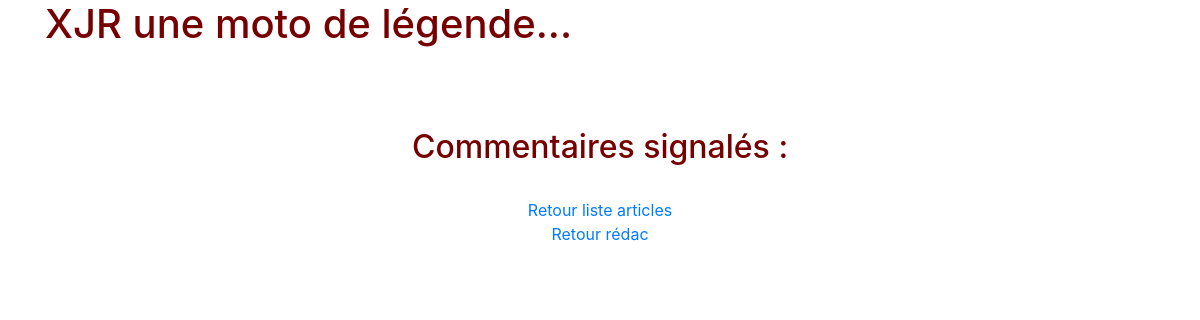
Page /index.php?action=getCommentAdmin&signalement=1 (signed in) on the earlier database version.
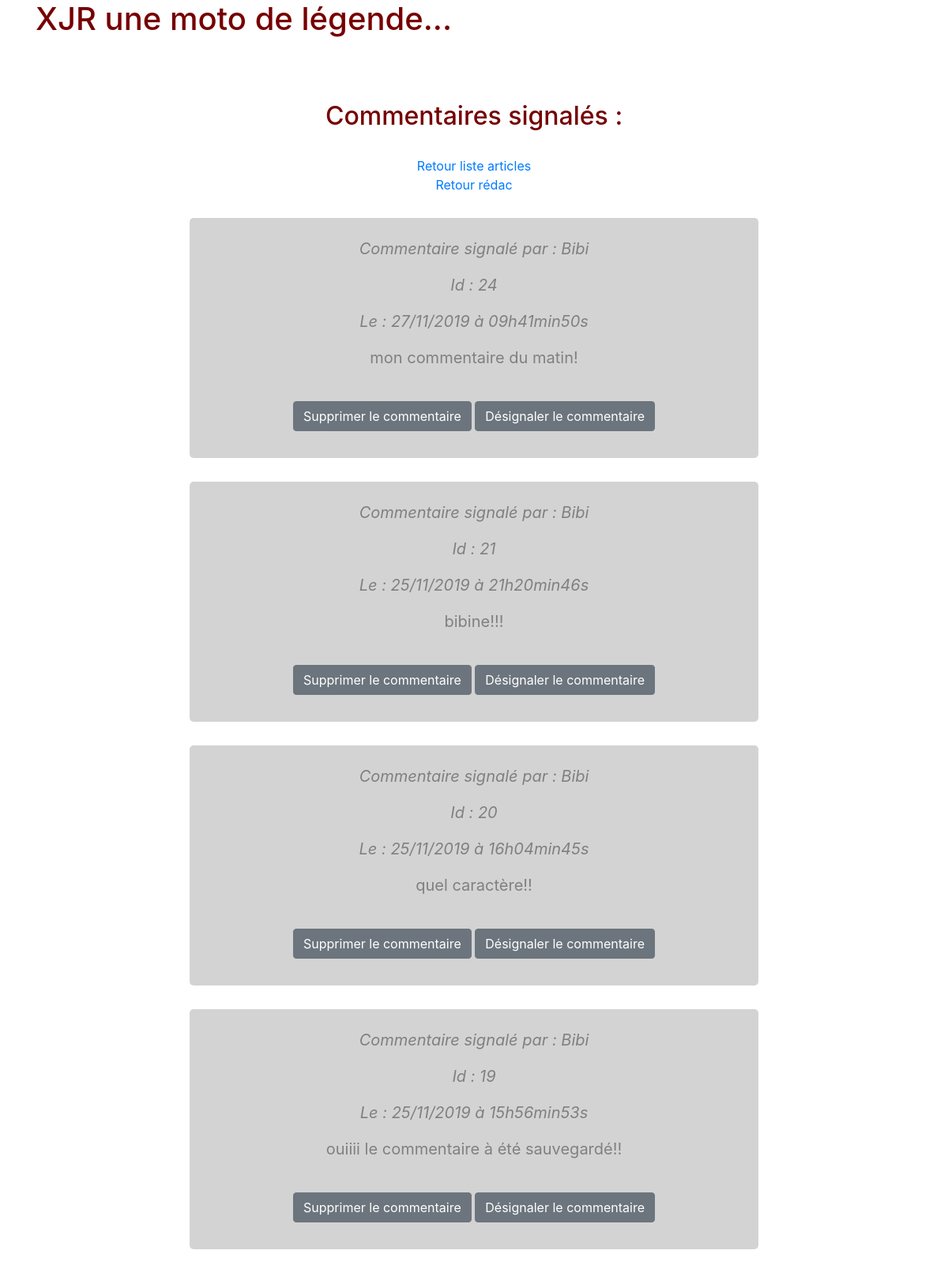
Same page on the later database version.
### tables this page shows
CREATE TABLE IF NOT EXISTS `avis` (
  `id` int(11) NOT NULL AUTO_INCREMENT,
  `id_article` int(11) NOT NULL,
  `id_membre` int(11) NOT NULL,
  `content` text NOT NULL,
  `signalement` tinyint(1) DEFAULT '0',
  `comment_date` datetime NOT NULL,
  PRIMARY KEY (`id`)
);

CREATE TABLE IF NOT EXISTS `membres` (
  `id` int(11) NOT NULL AUTO_INCREMENT,
  `pseudo` varchar(70) NOT NULL,
  `mail` varchar(70) NOT NULL,
  `motdepasse` varchar(80) NOT NULL,
  `droits` tinyint(1) DEFAULT '1',
  `avatar` varchar(30) NOT NULL,
  PRIMARY KEY (`id`)
);

### controllers/ControllerAdmin.php (called while the page is built, shortened)
<?php
class ControllerAdmin
{
    public function getCommentAdmin()
    {
        $commentsManager = new CommentsManager();
        $comments = $commentsManager->getCommentSignal($_GET['signalement']);
        require ('views/backend/signalComment.php');
    }
}

### models/CommentsManager.php (called while the page is built, shortened)
<?php
class CommentsManager extends Manager
{
	public function getCommentSignal($signalement)
	{
		$db = $this->dbConnect();
		$comments = $db->prepare('SELECT avis.id, membres.pseudo, avis.id_article, avis.id_membre, avis.content, avis.signalement, DATE_FORMAT(comment_date, \'%d/%m/%Y à %Hh%imin%ss\') AS comment_date_fr FROM avis INNER JOIN membres ON avis.id_membre = membres.id WHERE signalement = 1 ORDER BY comment_date DESC');
		$comments->execute(array($signalement));
		return $comments;
	}
}

### views/backend/signalComment.php (the view, shortened to what this page needs)
<div>
   <br><br>
   <div align="center">
         <br>
         <h2>Commentaires signalés :</h2>
         <br>
         <a href="index.php?action=listArticlesAdmin">Retour liste articles</a><br>
         <a href="index.php?action=adminViewConnect">Retour rédac</a>
         <?php
            while ($data = $comments->fetch()): ?>
         <div class="encart">
            <br>
            <p><em>Commentaire signalé par : <?= $data['pseudo'] ?></em></p>
            <p><em>Id : <?= $data['id'] ?></em></p>
            <p><em>Le : <?= $data['comment_date_fr'] ?></em></p>
            <p><?= nl2br(htmlspecialchars($data['content'])) ?></p>
            <br>
            <a href="index.php?action=supprimerCommentaire&amp;id=<?=$data['id'] ?>"><button type="submit" name="supprimerCommentaire"class="btn btn-secondary">Supprimer le commentaire</button></a>
            <a href="index.php?action=designalCommentaire&amp;id=<?=$data['id'] ?>"><button type="submit" name="designalCommentaire" class="btn btn-secondary">Désignaler le commentaire</button></a><br><br>
         </div>
         <?php
            endwhile;
             ?>
      </div>
   </div>
<?php $content = ob_get_clean(); ?>
<?php require('templateAdmin.php'); ?>

### index.php (shortened to what this page needs)
<?php
try
{
    if (isset($_GET['action']))
    {
        if ($_GET['action'] == 'getCommentAdmin')
        {
            if (!isset($_SESSION['droits']) || ($_SESSION['droits'] == 0))
            {
                header('Location: index.php');
            }
            else
            {
                if (isset($_GET['signalement']) && $_GET['signalement'] == '1')
                {
                    $controlleradmin = new ControllerAdmin();
                    $comments = $controlleradmin->getCommentAdmin($_GET['signalement']);
                }
                else
                {
                    throw new Exception('Oups....erreur de désignalement !');
                }
            }
        }
    }
    else
    {
        $vue = new ControllerAccueil();
        $accueil = $vue->pageAccueil();
    }
}
catch(Exception $e)
{
    $errorMessage = $e->getMessage();
    require('views/frontend/errorView.php');
}

### views/backend/templateAdmin.php (shortened to what this page needs)
<!DOCTYPE html>
<html lang="fr">
   <head>
      <link rel="stylesheet" href="publics/css/style.css">
      <link rel="stylesheet" href="https://stackpath.bootstrapcdn.com/bootstrap/4.3.1/css/bootstrap.min.css">
      <link rel="stylesheet" href="https://use.fontawesome.com/releases/v5.8.1/css/all.css">
   </head>
   </head>
   <body>
      <header>
         <div class="container">
            <h1>XJR une moto de légende...</h1>
         </div>
      </header>
      <body>
         <?= $content ?>
   </body>
</html>

### publics/css/style.css (style rules this page uses)
h1, h2 { color: #760001; }
p { font-size: 20px; color: grey; }
.encart { margin-top: 30px; padding-bottom: 10px; margin-bottom: 25px; background-color: lightgrey; border-radius: 5px; width: 60%; }

Differences in the rows shown:
added avis: id_membre.pseudo "Bibi", id "24", comment_date_fr "27/11/2019 à 09h41min50s", content "mon commentaire du matin!"
added avis: id_membre.pseudo "Bibi", id "21", comment_date_fr "25/11/2019 à 21h20min46s", content "bibine!!!"
added avis: id_membre.pseudo "Bibi", id "20", comment_date_fr "25/11/2019 à 16h04min45s", content "quel caractère!!"
added avis: id_membre.pseudo "Bibi", id "19", comment_date_fr "25/11/2019 à 15h56min53s", content "ouiiii le commentaire à été sauvegardé!!"
